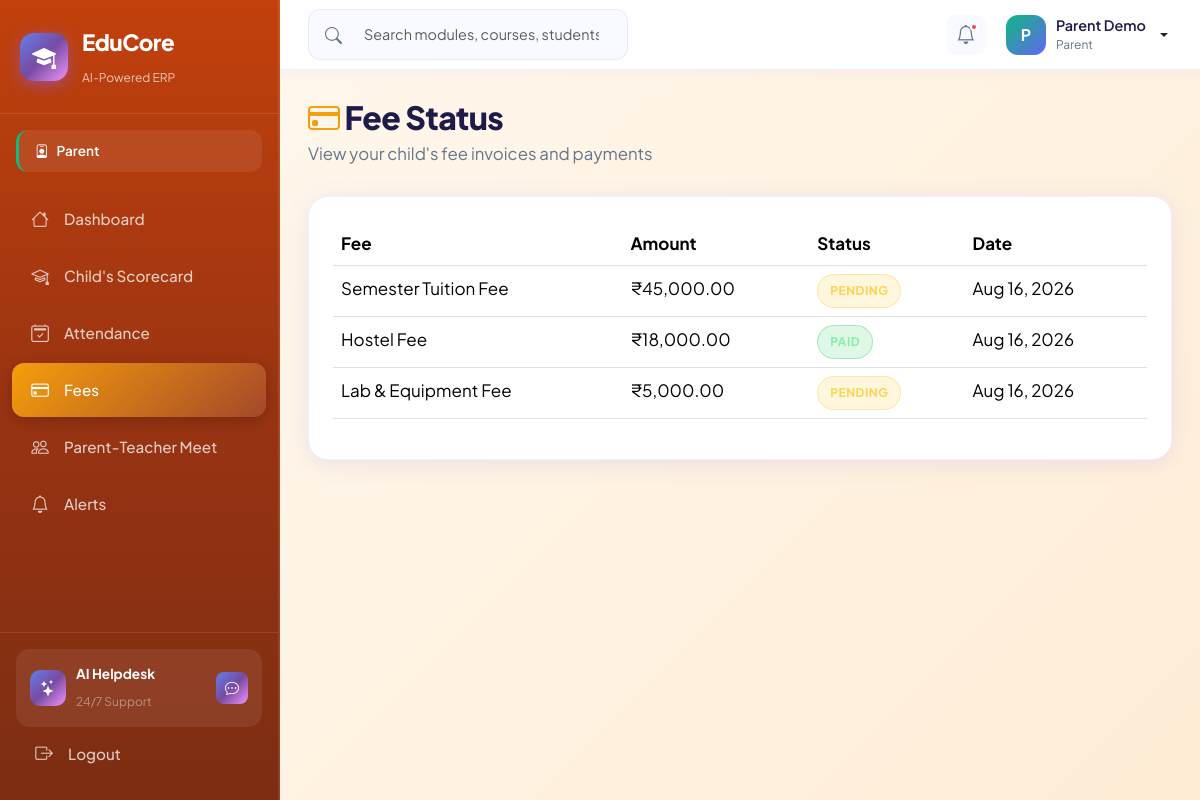
The page /parent/fees.php (signed in) on the database its author committed.
### tables this page shows
CREATE TABLE IF NOT EXISTS users (
    id INT AUTO_INCREMENT PRIMARY KEY,
    full_name VARCHAR(120) NOT NULL,
    email VARCHAR(120) NOT NULL UNIQUE,
    password_hash VARCHAR(255) NOT NULL,
    phone VARCHAR(20),
    address TEXT,
    role ENUM('super_admin','faculty','student','parent','finance','librarian','tpo') NOT NULL DEFAULT 'student',
    parent_id INT DEFAULT NULL,
    photo VARCHAR(255) DEFAULT 'default.png',
    status ENUM('active','inactive','suspended') DEFAULT 'active',
    two_factor_secret VARCHAR(64) DEFAULT NULL,
    two_factor_enabled TINYINT(1) NOT NULL DEFAULT 0,
    reset_token_hash VARCHAR(255) DEFAULT NULL,
    reset_token_expires DATETIME DEFAULT NULL,
    created_at TIMESTAMP DEFAULT CURRENT_TIMESTAMP,
    FOREIGN KEY (parent_id) REFERENCES users(id) ON DELETE SET NULL
);

CREATE TABLE IF NOT EXISTS fee_invoices (
    id INT AUTO_INCREMENT PRIMARY KEY,
    student_id INT NOT NULL,
    template_id INT,
    amount DECIMAL(10,2) NOT NULL,
    penalty DECIMAL(10,2) DEFAULT 0,
    status ENUM('pending','paid','overdue','cancelled') DEFAULT 'pending',
    paid_at DATETIME NULL,
    created_at TIMESTAMP DEFAULT CURRENT_TIMESTAMP,
    FOREIGN KEY (student_id) REFERENCES users(id) ON DELETE CASCADE,
    FOREIGN KEY (template_id) REFERENCES fee_templates(id) ON DELETE SET NULL
);

CREATE TABLE IF NOT EXISTS fee_templates (
    id INT AUTO_INCREMENT PRIMARY KEY,
    name VARCHAR(100) NOT NULL,
    category ENUM('tuition','hostel','transport','lab','misc') NOT NULL,
    amount DECIMAL(10,2) NOT NULL,
    penalty_percent DECIMAL(5,2) DEFAULT 0,
    due_date DATE
);

### includes/auth_check.php (called while the page is built, shortened)
<?php
function getCurrentUser(): ?array
{
    $db = getDB();
    $stmt = $db->prepare('SELECT id, full_name, email, role, photo FROM users WHERE id = ? AND status = "active"');
    $stmt->execute([$_SESSION['user_id']]);
    return $stmt->fetch() ?: null;
}
function getRoleLabel(string $role): string
{
    $labels = [
        'super_admin' => 'Super Admin',
        'faculty'     => 'Faculty',
        'student'     => 'Student',
        'parent'      => 'Parent',
        'finance'     => 'Finance Officer',
        'librarian'   => 'Librarian',
        'tpo'         => 'TPO',
    ];
    return $labels[$role] ?? ucfirst($role);
}
function getRoleColor(string $role): string
{
    $colors = [
        'super_admin' => '#ef4444',
        'faculty'     => '#8b5cf6',
        'student'     => '#06b6d4',
        'parent'      => '#10b981',
        'finance'     => '#f59e0b',
        'librarian'   => '#ec4899',
        'tpo'         => '#6366f1',
    ];
    return $colors[$role] ?? '#6366f1';
}

### includes/role_theme.php (called while the page is built)
<?php
function getRoleThemeKey(?string $role): string
{
    return match ($role) {
        'super_admin' => 'admin',
        'librarian'   => 'library',
        'tpo'         => 'placements',
        default       => $role ?? 'student',
    };
}

### parent/fees.php (the view, shortened to what this page needs)
<?php
require_once __DIR__ . '/../includes/auth_check.php';
$basePath = '..';
$pdo = getDbConnection();
$invoices = $pdo->query("SELECT fi.*, ft.name AS fee_name FROM fee_invoices fi LEFT JOIN fee_templates ft ON fi.template_id = ft.id ORDER BY fi.created_at DESC LIMIT 10")->fetchAll();
include __DIR__ . '/../includes/header.php';
?>
<div class="page-header fade-in"><h1><i class="bi bi-credit-card" style="color:#f59e0b"></i> Fee Status</h1><p>View your child's fee invoices and payments</p></div>
<div class="content-card fade-in">
<table class="table"><thead><tr><th>Fee</th><th>Amount</th><th>Status</th><th>Date</th></tr></thead><tbody>
<?php foreach ($invoices as $inv): ?>
<tr>
<td><?= htmlspecialchars($inv['fee_name'] ?? 'Fee') ?></td>
<td>₹<?= number_format((float)$inv['amount'], 2) ?></td>
<td><span class="status-badge status-<?= $inv['status']==='paid'?'active':'pending' ?>"><?= htmlspecialchars($inv['status']) ?></span></td>
<td><?= date('M j, Y', strtotime($inv['created_at'])) ?></td>
</tr>
<?php endforeach; ?>
</tbody></table>
</div>
<?php include __DIR__ . '/../includes/footer.php';

### includes/header.php (shortened to what this page needs)
<?php
$user = getCurrentUser();
$basePath = $basePath ?? '../..';
require_once __DIR__ . '/role_theme.php';
$roleTheme = getRoleThemeKey($user['role'] ?? 'student');
?>
<!DOCTYPE html>
<html lang="en">
<head>
    <link href="https://cdn.jsdelivr.net/npm/bootstrap@5.3.3/dist/css/bootstrap.min.css" rel="stylesheet">
    <link href="https://cdn.jsdelivr.net/npm/bootstrap-icons@1.11.3/font/bootstrap-icons.min.css" rel="stylesheet">
    <link href="<?= $basePath ?>/assets/css/educore.css" rel="stylesheet">
    <link href="<?= $basePath ?>/assets/css/themes.css" rel="stylesheet">
</head>
<body class="educore-body theme-<?= htmlspecialchars($roleTheme) ?>" data-role="<?= htmlspecialchars($roleTheme) ?>">
<div class="app-wrapper">
    <?php include __DIR__ . '/sidebar.php'; ?>
    <div class="main-content">
        <header class="top-bar">
            <div class="top-bar-left">
                <div class="search-box d-none d-md-flex">
                    <i class="bi bi-search"></i>
                    <input type="text" placeholder="Search modules, courses, students..." class="form-control">
                </div>
            </div>
            <div class="top-bar-right">
                <div class="notification-bell">
                    <i class="bi bi-bell"></i>
                    <span class="badge-dot"></span>
                </div>
                <div class="user-menu dropdown">
                    <button class="btn user-btn dropdown-toggle" data-bs-toggle="dropdown">
                        <div class="user-avatar" style="background: linear-gradient(135deg, <?= getRoleColor($user['role'] ?? 'student') ?>, #6366f1);">
                            <?= strtoupper(substr($user['full_name'] ?? 'U', 0, 1)) ?>
                        </div>
                        <div class="user-info d-none d-md-block">
                            <span class="user-name"><?= htmlspecialchars($user['full_name'] ?? 'User') ?></span>
                            <span class="user-role"><?= getRoleLabel($user['role'] ?? 'student') ?></span>
                        </div>
                    </button>
                </div>
            </div>
        </header>
        <main class="page-content">

### includes/sidebar.php (shortened to what this page needs)
<?php
$role = $user['role'] ?? 'student';
$navItems = [];
switch ($role) {
    case 'parent':
        $navItems = [
            ['icon' => 'bi-house', 'label' => 'Dashboard', 'href' => 'dashboard.php', 'color' => '#10b981'],
            ['icon' => 'bi-mortarboard', 'label' => "Child's Scorecard", 'href' => 'scorecard.php', 'color' => '#06b6d4'],
            ['icon' => 'bi-calendar2-check', 'label' => 'Attendance', 'href' => 'attendence.php', 'color' => '#8b5cf6'],
            ['icon' => 'bi-credit-card', 'label' => 'Fees', 'href' => 'fees.php', 'color' => '#f59e0b'],
            ['icon' => 'bi-people', 'label' => 'Parent-Teacher Meet', 'href' => 'ptm.php', 'color' => '#3b82f6'],
            ['icon' => 'bi-bell', 'label' => 'Alerts', 'href' => 'alerts.php', 'color' => '#ef4444'],
        ];
        break;
}
$currentPage = basename($_SERVER['PHP_SELF']);
?>
<aside class="sidebar" id="sidebar">
    <div class="sidebar-brand">
        <div class="brand-icon">
            <i class="bi bi-mortarboard-fill"></i>
        </div>
        <div class="brand-text">
            <span class="brand-name">EduCore</span>
            <span class="brand-tagline">AI-Powered ERP</span>
        </div>
    </div>
    <div class="sidebar-role-badge" style="--role-color: <?= getRoleColor($role) ?>">
        <i class="bi bi-person-badge"></i>
        <?= getRoleLabel($role) ?>
    </div>
    <nav class="sidebar-nav">
        <?php foreach ($navItems as $item): ?>
        <a href="<?= $item['href'] ?>" class="nav-item <?= $currentPage === $item['href'] ? 'active' : '' ?>"
           style="--item-color: <?= $item['color'] ?>">
            <i class="bi <?= $item['icon'] ?>"></i>
            <span><?= $item['label'] ?></span>
        </a>
        <?php endforeach; ?>
    </nav>
    <div class="sidebar-footer">
        <div class="ai-assistant-card">
            <div class="ai-icon"><i class="bi bi-stars"></i></div>
            <div>
                <strong>AI Helpdesk</strong>
                <small>24/7 Support</small>
            </div>
            <button class="btn btn-sm btn-ai" onclick="openAIHelpdesk()">
                <i class="bi bi-chat-dots"></i>
            </button>
        </div>
        <a href="<?= htmlspecialchars(($portalBase ?? $basePath ?? '..') . '/logout.php', ENT_QUOTES, 'UTF-8') ?>" class="nav-item sidebar-logout">
            <i class="bi bi-box-arrow-right"></i>
            <span>Logout</span>
        </a>
    </div>
</aside>

### assets/css/themes.css (style rules this page uses)
:root { --theme-primary: #6366F1; --theme-primary-dark: #4F46E5; --theme-light: #E0E7FF; --theme-accent: #22D3EE; }
body[data-role="parent"] { --theme-primary: #F97316; --theme-primary-dark: #EA580C; --theme-light: #FFEDD5; --theme-accent: #FDBA74; }
.sidebar { background: linear-gradient(180deg, rgba(15, 23, 42, 0.95), rgba(15, 23, 42, 0.92)); border-right: 2px solid rgba(255, 255, 255, 0.1); transition: all 0.3s ease; }
body { font-size: 16px; line-height: 1.6; }
h1, .h1 { font-size: 2.5rem; line-height: 1.2; font-weight: 800; letter-spacing: -0.02em; margin: 0 0 20px 0; }
body.educore-body p { margin: 0 0 12px 0; color: var(--text-muted, #64748b); }
small, .text-sm { font-size: 0.875rem; color: rgba(255, 255, 255, 0.7); }
.status-badge { display: inline-flex; align-items: center; gap: 6px; padding: 6px 12px; border-radius: 20px; font-size: 0.75rem; font-weight: 700; text-transform: uppercase; letter-spacing: 0.5px; }
.status-active { background: rgba(34, 197, 94, 0.15); color: #86EFAC; border: 1px solid rgba(34, 197, 94, 0.3); }
.status-pending { background: rgba(251, 191, 36, 0.15); color: #FCD34D; border: 1px solid rgba(251, 191, 36, 0.3); }
* { transition-property: background-color, border-color, color, fill, stroke, opacity, box-shadow, transform, filter; transition-timing-function: cubic-bezier(0.4, 0, 0.2, 1); transition-duration: 200ms; }
button, a, input, select, textarea { transition-duration: 150ms; }

### rows shown on the page
users: role "Parent", full_name "P", full_name "Parent Demo"
fee_invoices: template.name "Semester Tuition Fee", amount "45,000.00", status "PENDING", created_at "Aug 16, 2026"
fee_invoices: template.name "Hostel Fee", amount "18,000.00", status "PAID", created_at "Aug 16, 2026"
fee_invoices: template.name "Lab & Equipment Fee", amount "5,000.00", status "PENDING", created_at "Aug 16, 2026"

### other values the page prints
$item['label'] "Dashboard"
$item['label'] "Child's Scorecard"
$item['label'] "Attendance"
$item['label'] "Fees"
$item['label'] "Parent-Teacher Meet"
$item['label'] "Alerts"
